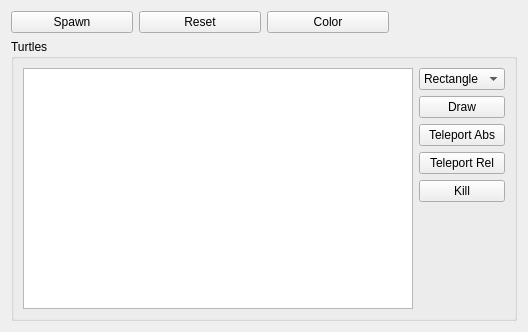
<?xml version="1.0" encoding="UTF-8"?>
<ui version="4.0">
 <class>TurtlePluginWidget</class>
 <widget class="QWidget" name="TurtlePluginWidget">
  <property name="geometry">
   <rect>
    <x>0</x>
    <y>0</y>
    <width>528</width>
    <height>332</height>
   </rect>
  </property>
  <property name="windowTitle">
   <string>Turtlesim</string>
  </property>
  <layout class="QGridLayout" name="gridLayout_2">
   <item row="2" column="0">
    <widget class="QPushButton" name="btnSpawn">
     <property name="text">
      <string>Spawn</string>
     </property>
    </widget>
   </item>
   <item row="4" column="0" colspan="4">
    <widget class="QGroupBox" name="groupBox">
     <property name="title">
      <string>Turtles</string>
     </property>
     <layout class="QGridLayout" name="gridLayout">
      <item row="0" column="1">
       <widget class="QComboBox" name="cbShape">
        <item>
         <property name="text">
          <string>Rectangle</string>
         </property>
        </item>
        <item>
         <property name="text">
          <string>Circle</string>
         </property>
        </item>
        <item>
         <property name="text">
          <string>Square</string>
         </property>
        </item>
       </widget>
      </item>
      <item row="1" column="1">
       <widget class="QPushButton" name="btnDraw">
        <property name="text">
         <string>Draw</string>
        </property>
       </widget>
      </item>
      <item row="2" column="1">
       <widget class="QPushButton" name="btnTeleportAbs">
        <property name="text">
         <string>Teleport Abs</string>
        </property>
       </widget>
      </item>
      <item row="3" column="1">
       <widget class="QPushButton" name="btnTeleportRel">
        <property name="text">
         <string>Teleport Rel</string>
        </property>
       </widget>
      </item>
      <item row="4" column="1">
       <widget class="QPushButton" name="btnKill">
        <property name="text">
         <string>Kill</string>
        </property>
       </widget>
      </item>
      <item row="0" column="0" rowspan="7">
       <widget class="QListWidget" name="lvTurtles"/>
      </item>
     </layout>
    </widget>
   </item>
   <item row="2" column="1">
    <widget class="QPushButton" name="btnReset">
     <property name="text">
      <string>Reset</string>
     </property>
    </widget>
   </item>
   <item row="2" column="2">
    <widget class="QPushButton" name="btnColor">
     <property name="text">
      <string>Color</string>
     </property>
    </widget>
   </item>
  </layout>
 </widget>
 <resources/>
 <connections/>
</ui>
